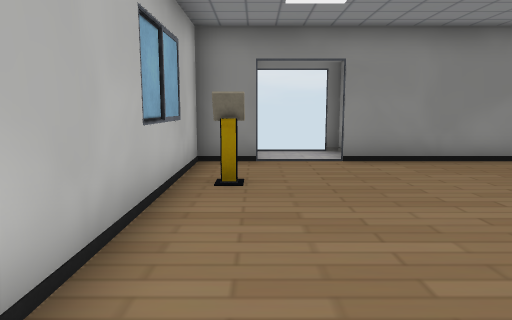
View 1 (above)

12 first-person views from a walk through a Unity game level. The camera is 1.2 m above the floor, tilts 8° down and sees 70° across. Doors are open. The floor is counted in squares, 1 m on a side. Each view is taken from the middle of a square. On the plan, view 1 faces up. The plan holds only what a view shows up to about 15 squares ahead; the rest is blank. The player character is not drawn. Some surface patterns are stand-ins.

View 2
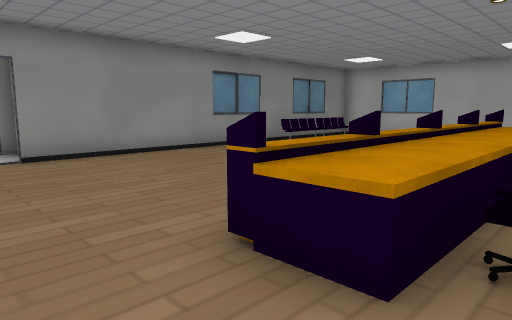

View 3
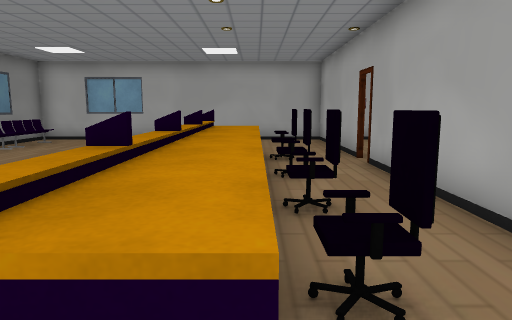

View 4
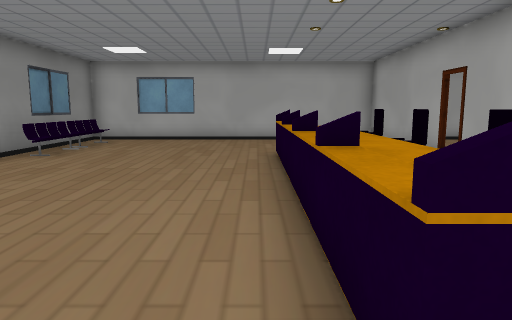

View 5
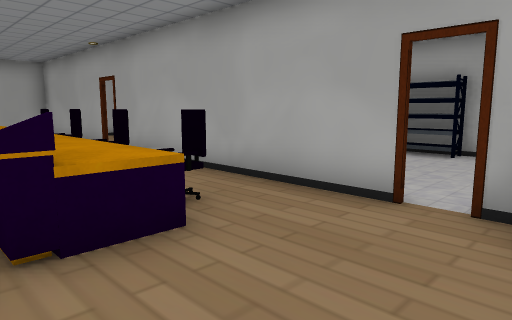

View 6
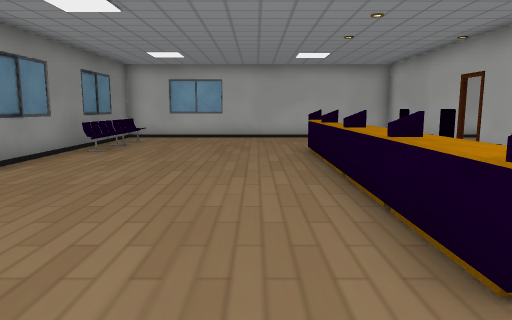

View 7
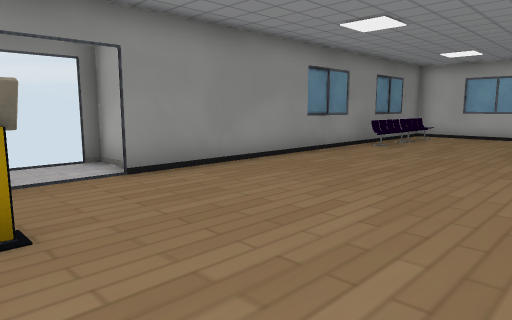

View 8
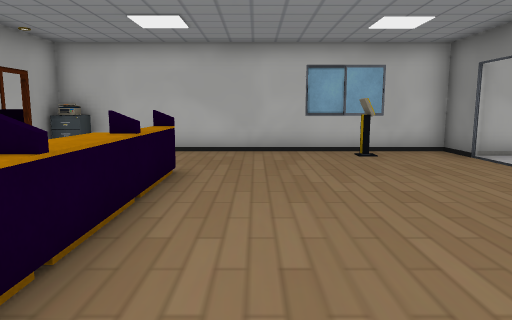

View 9
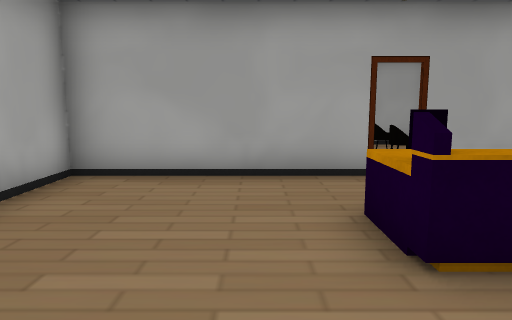

View 10
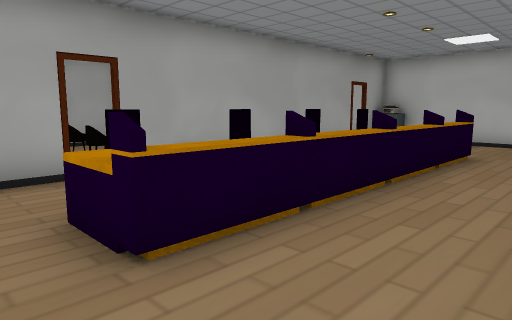

View 11
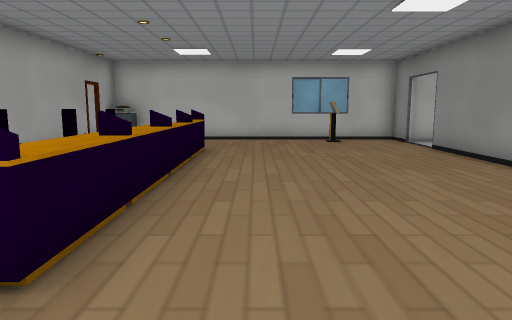

View 12
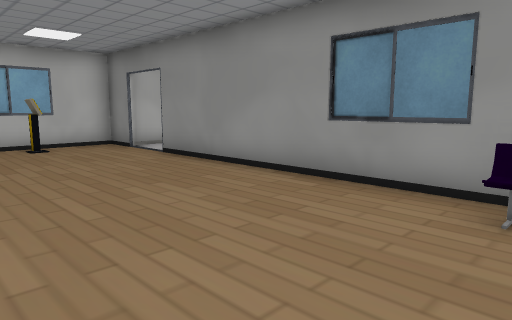

### Floor plan
Key: @ floor where view 1 was taken; # wall or solid block; x gap in a wall; . floor; D open door; = window, fence, low wall or low ledge; ^ raised ledge; O other object.
Columns run from 2 left of view 1 to 16 right of it. Each row starts with its distance up from view 1.
 10  #DDD
  9  #..#########   ###
  8 ##DDD.......#####.#
  7 #.................#
  6 #.O...............#
  5 #.................#
  4 #.................#
  3 #.................#
  2 #.................#
  1 #...^^^^^^^^^^....#
  0 #.@.^^^^^^^^^.....#
 -1 #...........x.....#
 -2  ODD.......DD.....#
 -3  #DD#######DD######
 -4  #.       #=     #
 -5            =     #

Where each view was taken, in squares from view 1:
view 1: 0 up, 0 right, facing up
view 2: 1 down, 0 right, facing up-right
view 3: 0 up, 1 right, facing right
view 4: 2 up, 1 right, facing right
view 5: 2 up, 1 left, facing down-right
view 6: 3 up, 0 right, facing right
view 7: 2 up, 1 left, facing up-right
view 8: 3 up, 9 right, facing left
view 9: 4 up, 12 right, facing down
view 10: 4 up, 12 right, facing down-left
view 11: 3 up, 13 right, facing left
view 12: 3 up, 11 right, facing up-left
